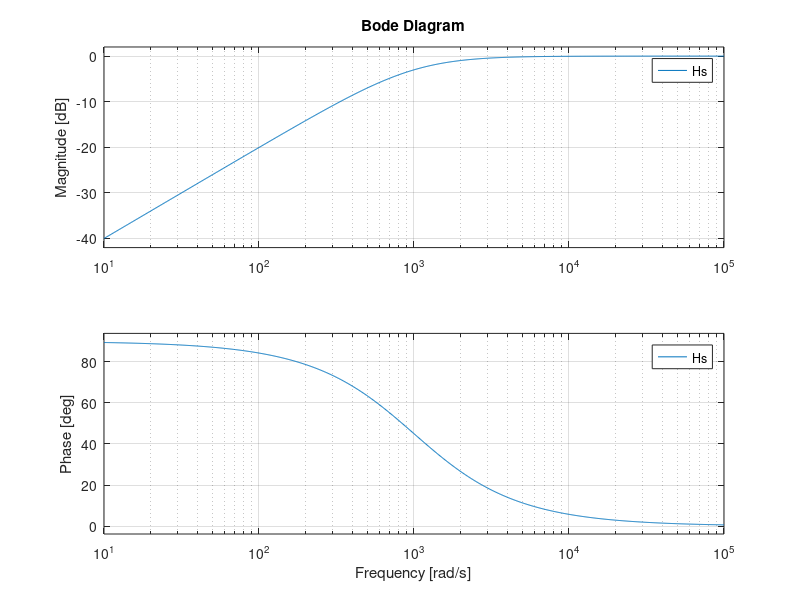

The MATLAB source for this figure:
%%high pass analog filter: H(s)(RCs/(1+Rcs))
clear all
close all
clc

r=1e3;
c=1e-6;

num=[r*c 0];
den=[r*c 1 ];

Hs=tf(num,den);
figure(1)
bode(Hs);
grid on

